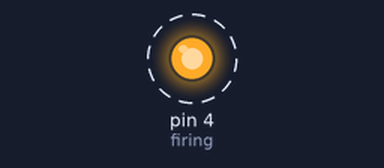
A sketch run on a simulated Arduino Uno, built with avr-gcc and run on an emulated ATmega328P. On the bench: output pins drawn as LEDs (lit = HIGH). Dashed ring = blinking.

Above: at 0.5 s.
Timing chart, 0 to 4.6 s (numbered marks = the images above):
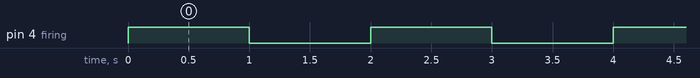

Measured:
- by itself, pin 4 (firing): alternates HIGH for 1.0 s and LOW for 1.0 s

The sketch:

firingTest.ino
```cpp
#define firing 4


void setup() {
  pinMode(firing,OUTPUT);
}

void loop() {

  digitalWrite(firing , HIGH);
  delay(1000);
  digitalWrite(firing, LOW);
 delay(1000);

}
```
